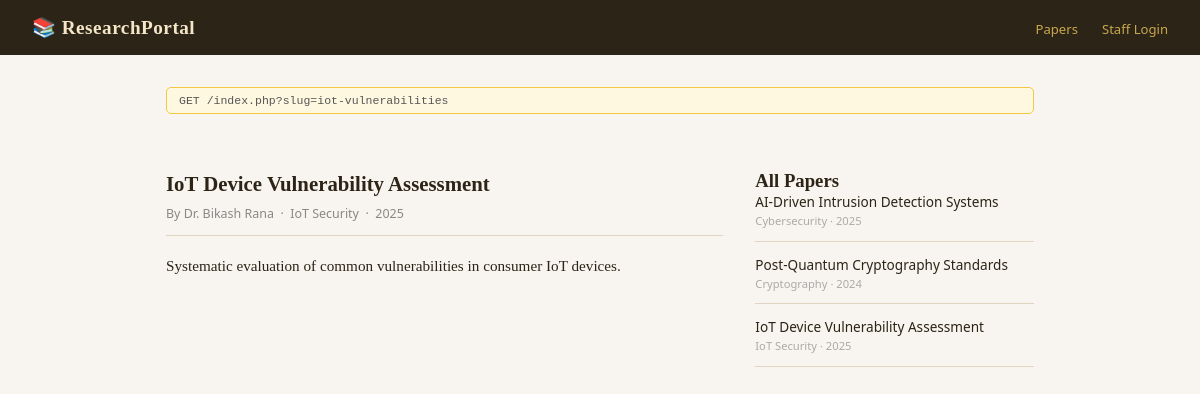
Screenshot of /index.php?slug=iot-vulnerabilities with the database file from the repository.
### tables this page shows
CREATE TABLE papers_n5k (
    id INT AUTO_INCREMENT PRIMARY KEY,
    slug VARCHAR(120) UNIQUE,
    title VARCHAR(200),
    author VARCHAR(80),
    abstract TEXT,
    field VARCHAR(60),
    year INT
);

### web/index.php (the view, shortened to what this page needs)
<?php
$conn = new mysqli('examprep_epsilon_db','root','rootpass','research_db');
$slug = $_GET['slug'] ?? 'ai-security-2025';
$sql = "SELECT id, slug, title, author, abstract, field, year FROM papers_n5k WHERE slug='$slug'";
$result = $conn->query($sql);
$all = $conn->query("SELECT slug, title, field, year FROM papers_n5k");
?>
<!DOCTYPE html><html><head><meta charset="UTF-8"><title>ResearchPortal — Papers</title>
</head><body>
<header><h1>📚 ResearchPortal</h1><nav style="font-family:'Segoe UI',sans-serif;"><a href="index.php">Papers</a><a href="login.php">Staff Login</a></nav></header>
<div class="container">
  <div class="url-bar">GET /index.php?slug=<?php echo htmlspecialchars($slug); ?></div>
  <main class="paper">
    <?php if($result&&$result->num_rows>0): while($r=$result->fetch_assoc()): ?>
    <h2><?php echo $r['title']; ?></h2>
    <div class="meta">By <?php echo $r['author']; ?> &nbsp;·&nbsp; <?php echo $r['field']; ?> &nbsp;·&nbsp; <?php echo $r['year']; ?></div>
    <div class="abstract"><?php echo $r['abstract']; ?></div>
    <?php endwhile; else: ?>
    <p class="no-result">Paper not found: <?php echo htmlspecialchars($slug); ?></p>
    <?php endif; ?>
  </main>
  <aside>
    <h3>All Papers</h3>
    <ul class="paper-list">
      <?php while($p=$all->fetch_assoc()): ?>
      <li><a href="index.php?slug=<?php echo urlencode($p['slug']); ?>"><?php echo $p['title']; ?></a><div class="field"><?php echo $p['field']; ?> · <?php echo $p['year']; ?></div></li>
      <?php endwhile; ?>
    </ul>
  </aside>
</div>
</body></html>

### web/index.php (style rules this page uses)
* { margin:0;padding:0;box-sizing:border-box; }
body { font-family:Georgia,serif;background:#f8f5f0;color:#2c2416; }
header { background:#2c2416;color:#f5e6c8;padding:1rem 2rem;display:flex;justify-content:space-between;align-items:center; }
header h1 { font-size:1.2rem;letter-spacing:0.5px; }
header nav a { color:#c9a84c;text-decoration:none;margin-left:1.5rem;font-size:0.82rem;font-family:'Segoe UI',sans-serif; }
.container { max-width:900px;margin:2rem auto;padding:0 1rem;display:grid;grid-template-columns:2fr 1fr;gap:2rem; }
.url-bar { font-family:monospace;font-size:0.72rem;background:#fff8e1;border:1px solid #f5c842;padding:6px 12px;border-radius:5px;margin-bottom:1.5rem;color:#555;grid-column:1/-1; }
.paper h2 { font-size:1.3rem;line-height:1.3;margin-bottom:0.5rem; }
.meta { font-size:0.78rem;color:#888;font-family:'Segoe UI',sans-serif;margin-bottom:1rem;border-bottom:1px solid #e0d5c0;padding-bottom:0.8rem; }
.abstract { line-height:1.8;font-size:0.95rem; }
.paper-list { list-style:none; }
.paper-list li { margin-bottom:0.8rem;padding-bottom:0.8rem;border-bottom:1px solid #e0d5c0; }
.paper-list a { color:#2c2416;text-decoration:none;font-size:0.85rem;font-family:'Segoe UI',sans-serif; }
.paper-list .field { font-size:0.7rem;color:#aaa;font-family:'Segoe UI',sans-serif;margin-top:2px; }

### rows the page displays
papers_n5k: title "IoT Device Vulnerability Assessment", author "Dr. Bikash Rana", field "IoT Security", year "2025", abstract "Systematic evaluation of common vulnerabilities in consumer IoT devices."
papers_n5k: title "AI-Driven Intrusion Detection Systems", field "Cybersecurity", year "2025"
papers_n5k: title "Post-Quantum Cryptography Standards", field "Cryptography", year "2024"

### other values shown
$slug "iot-vulnerabilities"
